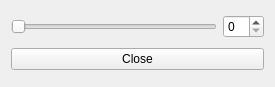
<?xml version="1.0" encoding="UTF-8"?>
<ui version="4.0">
 <class>Widget</class>
 <widget class="QWidget" name="Widget">
  <property name="geometry">
   <rect>
    <x>0</x>
    <y>0</y>
    <width>275</width>
    <height>87</height>
   </rect>
  </property>
  <property name="windowTitle">
   <string>Form</string>
  </property>
  <layout class="QGridLayout" name="gridLayout">
   <item row="0" column="0">
    <layout class="QHBoxLayout" name="horizontalLayout">
     <item>
      <widget class="QSlider" name="horizontalSlider">
       <property name="minimumSize">
        <size>
         <width>200</width>
         <height>0</height>
        </size>
       </property>
       <property name="orientation">
        <enum>Qt::Horizontal</enum>
       </property>
      </widget>
     </item>
     <item>
      <widget class="QSpinBox" name="spinBox"/>
     </item>
    </layout>
   </item>
   <item row="1" column="0">
    <widget class="QPushButton" name="pushButton">
     <property name="text">
      <string>Close</string>
     </property>
    </widget>
   </item>
  </layout>
 </widget>
 <resources/>
 <connections>
  <connection>
   <sender>horizontalSlider</sender>
   <signal>valueChanged(int)</signal>
   <receiver>spinBox</receiver>
   <slot>setValue(int)</slot>
   <hints>
    <hint type="sourcelabel">
     <x>113</x>
     <y>26</y>
    </hint>
    <hint type="destinationlabel">
     <x>239</x>
     <y>23</y>
    </hint>
   </hints>
  </connection>
  <connection>
   <sender>spinBox</sender>
   <signal>valueChanged(int)</signal>
   <receiver>horizontalSlider</receiver>
   <slot>setValue(int)</slot>
   <hints>
    <hint type="sourcelabel">
     <x>250</x>
     <y>24</y>
    </hint>
    <hint type="destinationlabel">
     <x>58</x>
     <y>27</y>
    </hint>
   </hints>
  </connection>
  <connection>
   <sender>pushButton</sender>
   <signal>clicked()</signal>
   <receiver>Widget</receiver>
   <slot>close()</slot>
   <hints>
    <hint type="sourcelabel">
     <x>203</x>
     <y>66</y>
    </hint>
    <hint type="destinationlabel">
     <x>29</x>
     <y>2</y>
    </hint>
   </hints>
  </connection>
 </connections>
</ui>
